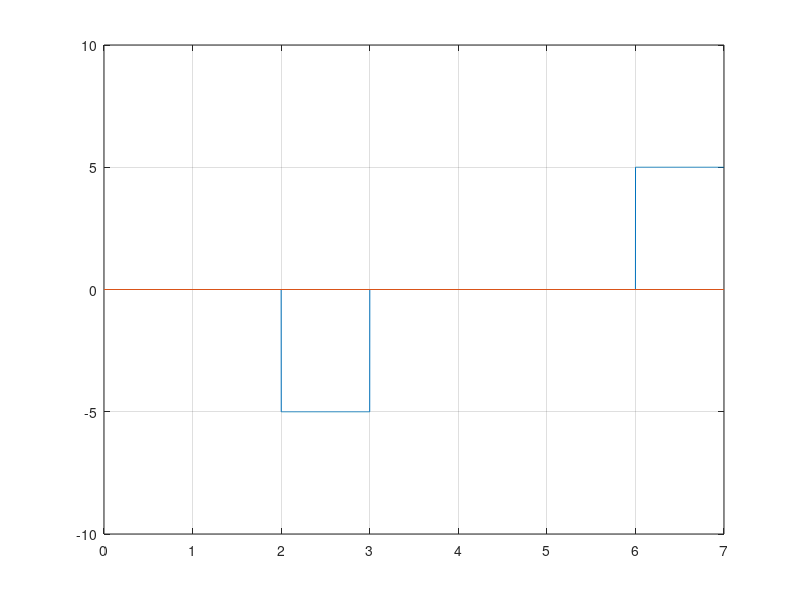

Recreate this plot in MATLAB.
clc; #... Clear command line
clear all; #... Clear variables
close all; #... Clear figures

bits = [1 0 1 1 0 0 1];

#... Modulation
bitrate = 1;
voltage = 5;

sampling_rate = 1000;
sampling_time = 1/sampling_rate;

end_time = length(bits)/bitrate;
time = 0:sampling_time:end_time;

index = 1;
#... Assume that last state was positive
sign = 1; #... Indicates inversion
last = 1;
if bits(1) == 1
    sign = 0;
endif

for i = 1:length(time)
    modulation(i) = sign*voltage;
    if time(i)*bitrate >= index
        if sign != 0
            last = sign;
        endif
        index = index+1;
        if index <= length(bits) && bits(index) == 1
            if sign == 0
                sign = -last;
            else
                sign = 0;
            endif
        endif
    endif
endfor

plot(time, modulation);
axis([0 end_time -voltage-5 voltage+5]);
line([0 end_time], [0 0]);
grid on;

#... Demodulation
index = 1;
last = voltage;

for i = 1:length(modulation)
    if modulation(i) == last
        demodultaion(index) = 0;
    else
        demodultaion(index) = 1;
    endif
    if time(i)*bitrate >= index
        index = index+1;
        last = modulation(i);
    endif
endfor

disp(demodultaion);
